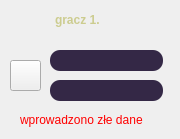
         <widget class="QWidget" name="player1of4_login_stacked">
          <widget class="QLabel" name="label_10">
           <property name="geometry">
            <rect>
             <x>55</x>
             <y>10</y>
             <width>71</width>
             <height>20</height>
            </rect>
           </property>
           <property name="font">
            <font>
             <italic>false</italic>
             <bold>true</bold>
            </font>
           </property>
           <property name="styleSheet">
            <string notr="true">QLabel{
	
	color: rgb(204, 204, 143);
}</string>
           </property>
           <property name="text">
            <string>gracz 1.</string>
           </property>
          </widget>
          <widget class="QLabel" name="player_icon_label_15">
           <property name="geometry">
            <rect>
             <x>10</x>
             <y>5</y>
             <width>41</width>
             <height>31</height>
            </rect>
           </property>
           <property name="styleSheet">
            <string notr="true">QLabel {
	
	image: url(:/newPrefix/images/gamer.png);
}</string>
           </property>
           <property name="text">
            <string/>
           </property>
          </widget>
          <widget class="QLineEdit" name="p1of4_login">
           <property name="geometry">
            <rect>
             <x>50</x>
             <y>50</y>
             <width>113</width>
             <height>21</height>
            </rect>
           </property>
           <property name="styleSheet">
            <string notr="true">QLineEdit {
	border-radius: 10px;
	color: white;
	background-color: rgb(52, 40, 70);
}</string>
           </property>
          </widget>
          <widget class="QLineEdit" name="p1of4_pass">
           <property name="geometry">
            <rect>
             <x>50</x>
             <y>80</y>
             <width>113</width>
             <height>21</height>
            </rect>
           </property>
           <property name="styleSheet">
            <string notr="true">QLineEdit {
	border-radius: 10px;
	color: white;
	background-color: rgb(52, 40, 70);
lineedit-password-character: 9679;
}</string>
           </property>
          </widget>
          <widget class="QLabel" name="wrong_cred_label_1of4">
           <property name="geometry">
            <rect>
             <x>20</x>
             <y>110</y>
             <width>151</width>
             <height>20</height>
            </rect>
           </property>
           <property name="styleSheet">
            <string notr="true">QLabel {
	color:red;
}</string>
           </property>
           <property name="text">
            <string>wprowadzono złe dane</string>
           </property>
          </widget>
          <widget class="QPushButton" name="p1of4_login_button">
           <property name="geometry">
            <rect>
             <x>10</x>
             <y>60</y>
             <width>31</width>
             <height>31</height>
            </rect>
           </property>
           <property name="styleSheet">
            <string notr="true">QPushButton{
	
	image: url(:/newPrefix/images/edit.png);
}</string>
           </property>
           <property name="text">
            <string/>
           </property>
          </widget>
         </widget>
